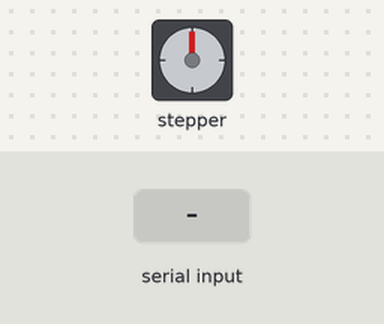
This sketch was run on a simulated Arduino Uno, built with avr-gcc and run on an emulated ATmega328P. Parts: stepper motor. The inputs (shaded band) are chosen by the test bench. Stepper angles assume 200 steps per turn; what the sketch prints to the serial monitor is not drawn.

Above: at 1.2 s.
1.3 s: "1" received over Serial
At 1.45 s:
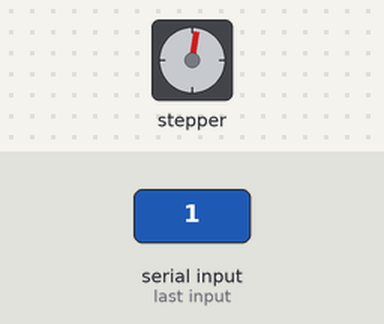
3.4 s: "0" received over Serial
At 3.56 s:
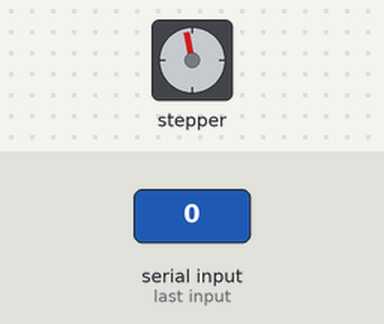
Timing chart, 0 to 6.4 s (numbered marks = the images above; inputs shaded):
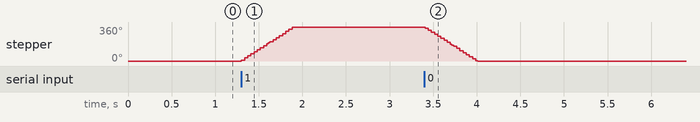

Measured:
- after the input at 1.3 s, stepper: turns 360° clockwise in 0.61 s, starting at once
- after the input at 3.4 s, stepper: turns 360° counter-clockwise in 0.61 s, starting at once

The sketch:

Stepper_Motor.ino
```cpp
#include <Stepper.h>
int data = 0;
const int positive = 200;
const int negative = -200;
Stepper myStepper(positive, negative, 8, 9, 10, 11);
int stepCount = 0;

void setup() {
  // put your setup code here, to run once:
  myStepper.setSpeed(100);
  Serial.begin(9600);
  Serial.print("hr");
}

void loop() {
  // put your main code here, to run repeatedly:
  while (Serial.available()) {
    data = Serial.read();
  }
  // if you give two times 1 it will not work beccause of the if condition
  if (data == '1') {
    if (stepCount == 0) {
      Serial.println("Up");
      myStepper.step(positive);
      stepCount++;
    }
    Serial.print(stepCount);
    delay(500);
  }
  else if (data == '0') {
  // if you give two times 0 it will not work beccause of the else if condition
    if (stepCount != 0) {
      Serial.println("Down");
      myStepper.step(negative);
      stepCount--;
    }
    Serial.print(stepCount);
    delay(500);
  }
}
```
